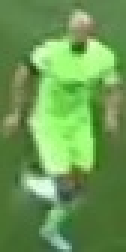
#> input picture ML/output/cropped_image.jpg, 42 x 84 px (shown 3 times larger)
$ jupyter execute color_assignment.ipynb
#> lines starting #> are read from the running program, lines starting #| are printed output that depends on the picture
[cell 1]
import cv2
import matplotlib.pyplot as plt
import numpy as np
from sklearn.cluster import KMeans

[cell 2]
image_path = "../output/cropped_image.jpg"
image = cv2.imread(image_path)
#> image is the input picture: shape (84, 42, 3); mean B, G, R 82.8, 152.6, 106.6
image = cv2.cvtColor(image, cv2.COLOR_BGR2RGB)

[cell 3]
plt.imshow(image)
plt.show()

[cell 4]
#take top half of image
top_half_image = image[0: int(image.shape[0]/2), :]
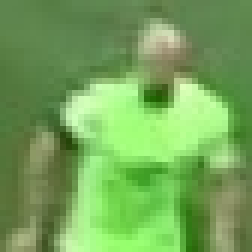
#> top_half_image: shape (42, 42, 3) (shown 6 times larger); mean R, G, B 116.4, 165.1, 89
plt.imshow(top_half_image)
plt.show

[cell 5]
#cluster the image into two
#rehsape image into 2d array
image_2d = top_half_image.reshape(-1,3)
#> image_2d = 1764 rows, first 8: [94, 133, 78], [94, 133, 78], [94, 133, 78], [93, 132, 77], [92, 131, 74], [91, 130, 73], [89, 128, 71], [87, 126, 69]

#perform k-means clustering
kmeans = KMeans(n_clusters=3, random_state=0).fit(image_2d)

#get cluster labels
labels = kmeans.labels_
#> labels = 1764 values, max 2 at index 193, min 0 at index 0, mean 0.651

#reshape labels to original image shape
clustered_image = labels.reshape(top_half_image.shape[0], top_half_image.shape[1])
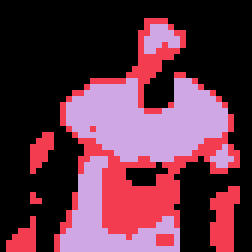
#> clustered_image: shape (42, 42) int32 (shown 6 times larger); 3 distinct labels, from 0 to 2; one colour per label, 0 black

plt.imshow(clustered_image)
plt.show

[cell 6]
corner_clusters = [clustered_image[0,0], clustered_image[0,-1], clustered_image[-1,0], clustered_image[-1,-1]]
#> corner_clusters = [0, 0, 0, 0]
non_player_cluster = max(set(corner_clusters), key=corner_clusters.count)
#> non_player_cluster = 0
print(non_player_cluster)
#| 0

[cell 7]
player_cluster = 1 - non_player_cluster
#> player_cluster = 1
print(player_cluster)
#| 1

[cell 8]
kmeans.cluster_centers_[player_cluster]
#> Out = [127.5, 184.2, 95.72]
